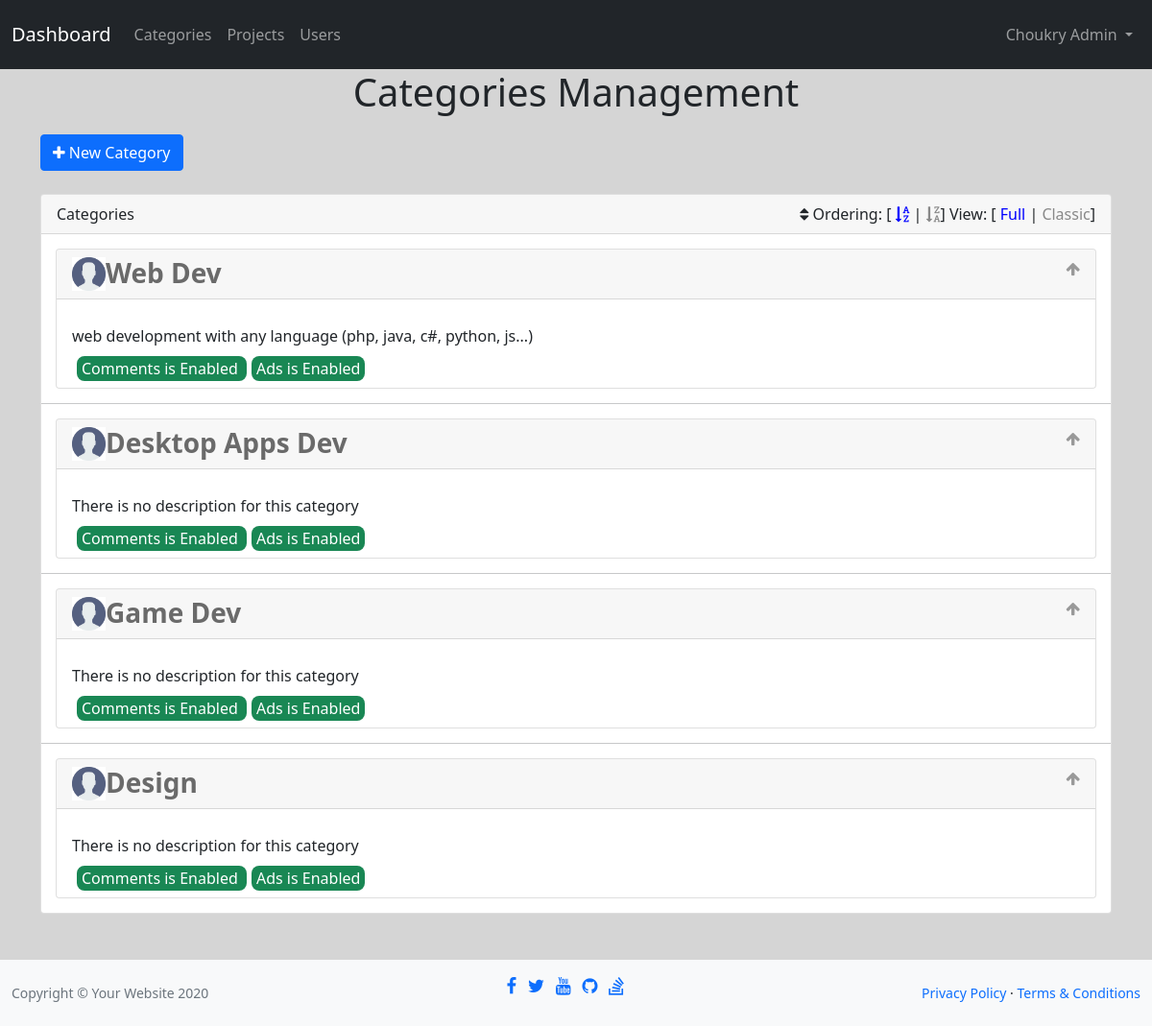
Screenshot of /admin/categories.php (signed in) with the database file from the repository.
### tables this page shows
CREATE TABLE `categories`(
	`id` 			TINYINT 	 	NOT NULL AUTO_INCREMENT,
	`title` 		VARCHAR(50)  	NOT NULL UNIQUE,
	`description` 	VARCHAR(400)	NOT NULL DEFAULT("There is no description for this category"),
	`visibility`  	BOOLEAN			NOT NULL DEFAULT(1),
	`comments`		BOOLEAN			NOT NULL DEFAULT(1),
	`ads`			BOOLEAN			NOT NULL DEFAULT(1),
	CONSTRAINT `category_id` PRIMARY KEY (`id`)
);

### admin/includes/functions/functions.php (called while the page is built, shortened)
<?php
function selectRecords($select, $table, $value = null, $ordering = null, $sorting = null) {
    global $con;
    $stmt = "SELECT $select FROM $table";
    if(!empty($ordering))
        $stmt .= " ORDER BY $ordering";
    if(!empty($sorting))
        $stmt .= " $sorting";
    $sql = $con->prepare($stmt);
    $sql->execute();
    return $sql->fetchAll();
}

### admin/categories.php (the view, shortened to what this page needs)
<?php
include 'init.php';
$arr = array('ASC', 'DESC');
$sort = (isset($_GET['sort']) && in_array($_GET['sort'], $arr)) ? test_input($_GET['sort']) : 'ASC';
$rows = selectRecords('*', 'categories', null, 'id', $sort);
?>
<h1 class="text-center">Categories Management</h1>
<div class="container cats">
    <a href="addCategory.php" class="btn btn-primary"><i class="fa fa-plus"></i> New Category</a><br><br>
    <div class="card">
        <div class="card-header">
            Categories
            <div class="options pull-right">
                <i class="fa fa-sort"></i> Ordering: [
                <a <?php if($sort == 'ASC') echo 'class="active"'; ?> href="<?php htmlspecialchars($_SERVER['PHP_SELF']) ?>?sort=ASC"><i class="fa fa-sort-alpha-asc"></i></a> |
                <a <?php if($sort == 'DESC') echo 'class="active"'; ?> href="<?php htmlspecialchars($_SERVER['PHP_SELF']) ?>?sort=DESC"><i class="fa fa-sort-alpha-desc"></i></a>]
                View: [
                <span class="active" data-view="full">Full</span> |
                <span>Classic</span>]
            </div>
        </div>
        <div class="card-body">
            <?php if(empty($rows)) { ?>
                There is no categories
            <?php } else { foreach($rows as $row) { ?>
                <div class="cat">
                    <div class="card">
                        <div class="card-header">
                            <span class="toggle-info pull-right">
                                <i class="fa fa-arrow-up"></i>
                            </span>
                            <img class="pull-left" src="icon.png" alt="user image" width="35" height="35">
                            <a href="#">
                                <h3><?php echo $row['title'] ?></h3>
                            </a>
                        </div>
                        <div class="card-body">
                            <div class="view p-3 pb-2">
                                <p><?php echo $row['description'] ?></p>
                                <span class="<?php if($row['comments'] == 1) echo 'enabled'; else echo 'disabled'; ?>">
                                    Comments is <?php if($row['comments'] == 1) echo 'Enabled'; else echo 'Disabled'; ?>
                                </span>
                                <span class="<?php if($row['ads'] == 1) echo 'enabled'; else echo 'disabled'; ?>">
                                    Ads is <?php if($row['ads'] == 1) echo 'Enabled'; else echo 'Disabled'; ?>
                                </span>
                            </div>
                        </div>
                    </div>
                </div>
                <hr>
            <?php }} ?>
        </div>
    </div>
</div>
<?php include $inc . 'footer.php';

### admin/includes/templates/header.php (shortened to what this page needs)
<!DOCTYPE html>
<html lang="en">
<head>
    <link rel="stylesheet" href="<?php echo $css . 'bootstrap.min.css' ?>">
    <link rel="stylesheet" href="<?php echo $css . 'font-awesome.min.css' ?>">
    <link rel="stylesheet" href="<?php echo $css . 'jquery-ui.css' ?>">
    <link rel="stylesheet" href="<?php echo $css . 'jquery.selectBoxIt.css' ?>">
    <link rel="stylesheet" href="<?php echo $css . 'app.css' ?>">
</head>
<body style="background-color: #d5d5d5;">

### admin/init.php (shortened to what this page needs)
<?php
$css    = 'layout/css/';
$fun    = 'includes/functions/';
$inc    = 'includes/templates/';
include 'connect.php';
include $fun . 'functions.php';
include $inc . 'header.php';
if(!isset($nav))
    include $inc . 'nav.php';

### admin/includes/templates/nav.php (shortened to what this page needs)
<nav class="navbar navbar-expand-lg navbar-dark bg-dark">
    <div class="container-fluid">
        <a class="navbar-brand" href="dashboard.php">Dashboard</a>
        <div class="collapse navbar-collapse" id="navbarText">
            <ul class="navbar-nav me-auto mb-2 mb-lg-0">
                <li class="nav-item">
                    <a class="nav-link" href="categories.php">Categories</a>
                </li>
                <li class="nav-item">
                    <a class="nav-link" href="projects.php">Projects</a>
                </li>
                <li class="nav-item">
                    <a class="nav-link" href="users.php">Users</a>
                </li>
            </ul>
            <span class="navbar-text">
                <div class="collapse navbar-collapse" id="navbarNavDarkDropdown">
                    <ul class="navbar-nav">
                        <li class="nav-item dropdown">
                            <a class="nav-link dropdown-toggle" href="#" id="navbarDarkDropdownMenuLink" role="button" data-bs-toggle="dropdown" aria-expanded="false">
                                <?php echo $_SESSION['admin'] ?>
                            </a>
                        </li>
                    </ul>
                </div>
            </span>
        </div>
    </div>
</nav>

### admin/includes/templates/footer.php (shortened to what this page needs)
<footer class="py-3 bg-light mt-5">
  <div class="container-fluid">
    <div class="d-flex align-items-center justify-content-between small">
      <div class="text-muted">
        Copyright &copy; Your Website 2020
      </div>
      <div>
        <ul class="list-unstyled list-inline text-center">
          <li class="list-inline-item">
            <a class="fb-ic mr-3" role="button">
              <i class="fa fa-lg fa-facebook-f"></i>
            </a>
          </li>
          <li class="list-inline-item">
            <a class="tw-ic mr-3" role="button">
              <i class="fa fa-lg fa-twitter"></i>
            </a>
          </li>
          <li class="list-inline-item">
            <a class="yt-ic mr-3" role="button">
              <i class="fa fa-lg fa-youtube"></i>
            </a>
          </li>
          <li class="list-inline-item">
            <a class="git-ic mr-3" role="button">
              <i class="fa fa-lg fa-github"></i>
            </a>
          </li>
          <li class="list-inline-item">
            <a class="so-ic mr-3" role="button">
              <i class="fa fa-lg fa-stack-overflow"></i>
            </a>
          </li>
        </ul>
      </div>
      <div>
        <a href="#">Privacy Policy</a>
        &middot;
        <a href="#">Terms &amp; Conditions</a>
      </div>
    </div>
  </div>
</footer>
</body>
</html>

### admin/layout/css/app.css (style rules this page uses)
h1 { margin-bottom: 20px; }
a { text-decoration: none; }
.toggle-info { color: #999; }
.cats hr { margin-bottom: 0; margin-top: 0; }
.cats .options a { color: #888; text-decoration: none; }
.cats .options span { color: #888; cursor: pointer; }
.cats .options .active { color: #00F; }
.cats .cat { padding: 15px; position: relative; overflow: hidden; }
.cats .card-body { padding: 0; }
.cats .cat h3 { color: #6A6A6A; font-weight: bold; margin: 0; cursor: pointer; }
.cats .cat .view p { margin: 10px 0; }
.enabled { background-color: #198754; color: #FFF; border-radius: 8px; margin-left: 5px; padding: 2px 5px; }

### rows the page displays
categories: title "Web Dev", description "web development with any language (php, java, c#, python, js...)", comments "Enabled", ads "Enabled"
categories: title "Desktop Apps Dev", description "There is no description for this category", comments "Enabled", ads "Enabled"
categories: title "Game Dev", description "There is no description for this category", comments "Enabled", ads "Enabled"
categories: title "Design", description "There is no description for this category", comments "Enabled", ads "Enabled"

### other values shown
$_SESSION['admin'] "Choukry Admin"
